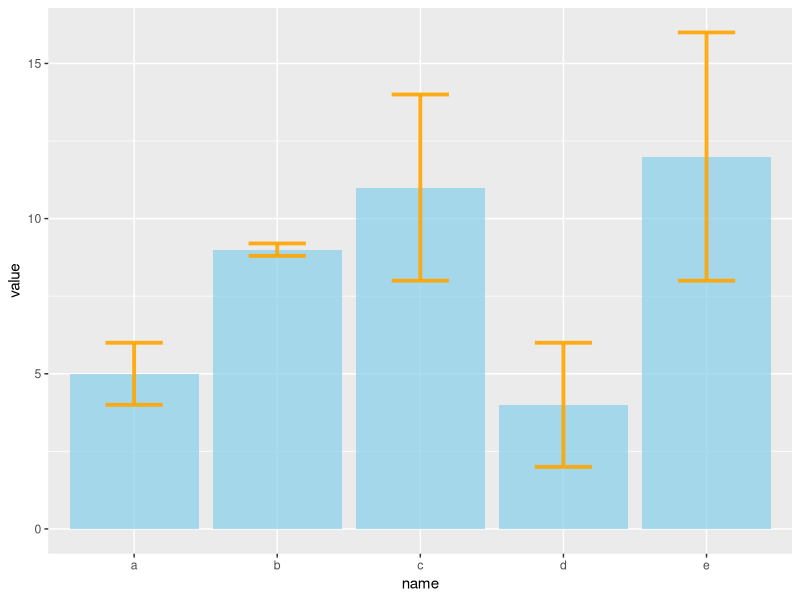

Here is the R script that generated this plot:
# Load ggplot2
library(ggplot2)

# create dummy data
data <- data.frame(
  name=letters[1:5],
  value=sample(seq(4,15),5),
  sd=c(1,0.2,3,2,4)
)
 
# Most basic error bar
p=ggplot(data) +
    geom_bar( aes(x=name, y=value), stat="identity", fill="skyblue", alpha=0.7) +
    geom_errorbar( aes(x=name, ymin=value-sd, ymax=value+sd), width=0.4, colour="orange", alpha=0.9, size=1.3)

print(p)

